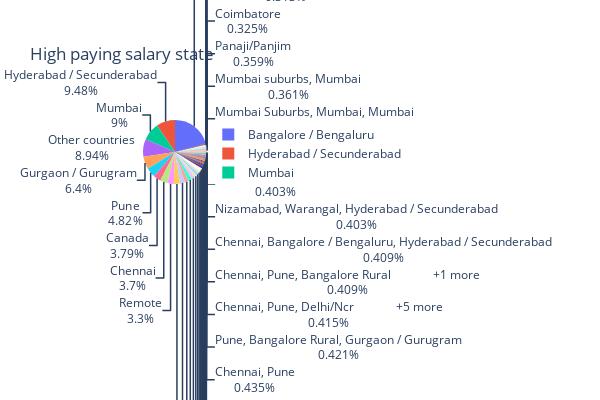

Source (notebook cell):
### Code cell
# Correctly assign 'Other countries' to locations with avg_salary less than or equal to 300,000
df.loc[df['avg_salary'] < 600000, 'location'] = 'Other countries'

# Create a pie chart
fig = px.pie(df, values='avg_salary', names='location', title='High paying salary state')

# Update the layout to make the figure smaller
fig.update_layout(
    width=600,  # Set the width of the figure
    height=400  # Set the height of the figure
)

# Update the pie chart to display percentages
fig.update_traces(textinfo='percent+label', textfont_size=12)

# Show the plot
fig.show()

### Figure 1 — Plotly figure (JSON) as saved in the notebook; plotly's stock layout.template omitted (floating-point values rounded to 4 significant figures; data arrays with more than 128 entries replaced by an {"elided": "..."} marker saying what was removed)
{"data": [{"domain": {"x": [0, 1], "y": [0, 1]}, "hovertemplate": "location=%{label}<br>avg_salary=%{value}<extra></extra>", "labels": {"elided": "1561 str values"}, "legendgroup": "", "name": "", "showlegend": true, "textfont": {"size": 12}, "textinfo": "percent+label", "type": "pie", "values": {"elided": "1561 int values"}}], "layout": {"height": 400, "legend": {"tracegroupgap": 0}, "title": {"text": "High paying salary state"}, "width": 600}}
